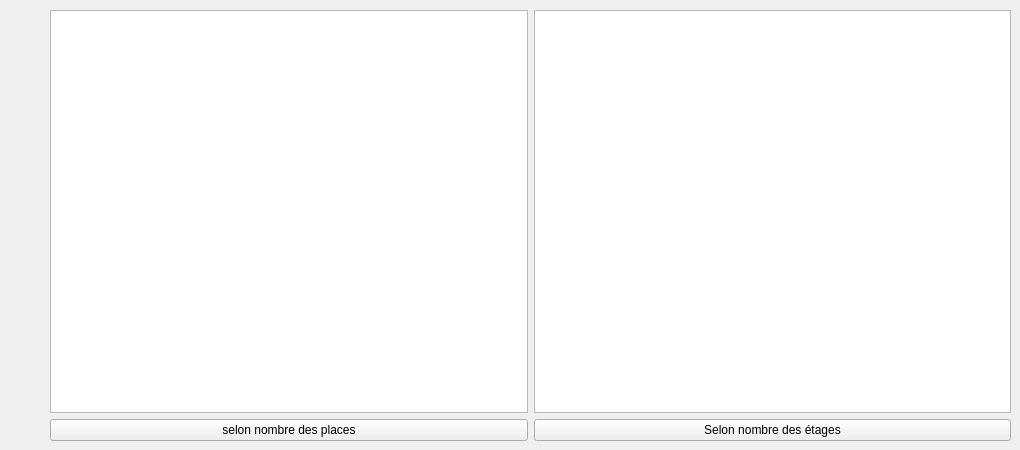
     <widget class="QWidget" name="tab_54">
      <attribute name="title">
       <string>Trier parking</string>
      </attribute>
      <widget class="QWidget" name="layoutWidget">
       <property name="geometry">
        <rect>
         <x>50</x>
         <y>10</y>
         <width>961</width>
         <height>431</height>
        </rect>
       </property>
       <layout class="QVBoxLayout" name="verticalLayout_2">
        <item>
         <layout class="QHBoxLayout" name="horizontalLayout_2">
          <item>
           <widget class="QTableView" name="tab_afficher_triNBP">
            <property name="styleSheet">
             <string notr="true">background:none;</string>
            </property>
           </widget>
          </item>
          <item>
           <widget class="QTableView" name="tab_afficher_triNBE">
            <property name="styleSheet">
             <string notr="true">background:none;
</string>
            </property>
           </widget>
          </item>
         </layout>
        </item>
        <item>
         <layout class="QHBoxLayout" name="horizontalLayout_12">
          <item>
           <widget class="QPushButton" name="pushButton_NBP">
            <property name="text">
             <string>selon nombre des places</string>
            </property>
           </widget>
          </item>
          <item>
           <widget class="QPushButton" name="pushButton_NBE">
            <property name="text">
             <string>Selon nombre des étages</string>
            </property>
           </widget>
          </item>
         </layout>
        </item>
       </layout>
      </widget>
     </widget>
